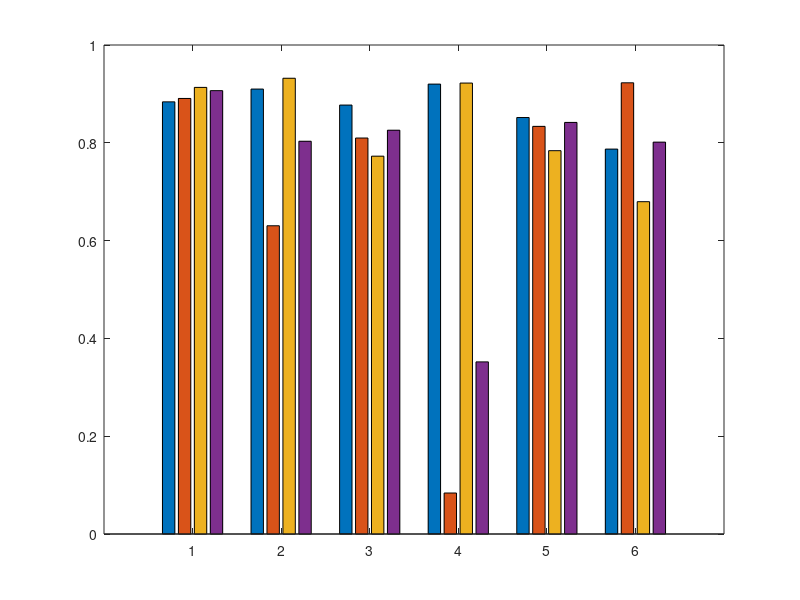

MATLAB code for this plot: (Note: this script raises an error after producing the figure.)
% RESULTS_FIGURE_4
%   Plot figure 4 of the paper ID 3970

clearvars; close all; clc;

cc = [0 0.4470 0.7410
      0.8500 0.3250 0.0980
      0.9290 0.6940 0.1250
      0.4940 0.1840 0.5560
      0.4660 0.6740 0.1880];
blue_mate = [0 0.4470 0.7410];
orange = [0.8500 0.3250 0.0980];
yellow = [0.9290 0.6940 0.1250];
purple = [0.4940 0.1840 0.5560];
green = [0.4660 0.6740 0.1880];
skyblue = [0.3010 0.7450 0.9330];
wine = [0.6350 0.0780 0.1840];
cc(1,:) = blue_mate;
cc(2,:) = wine;
cc(3,:) = orange;
cc(4,:) = yellow;

cc(1,:) = [0,30/255,0]; %[0,0,0];
cc(2,:) = [0 0.35 0];%120/255];
cc(3,:) = [0 0.50 0.1];
cc(4,:) = green;
  
NOIS = [];
EXC = [];
RED = [];
DHE = [];  
EHD = [];
ERR = [];
for t = 1:1
    if t == 1
        load synth_results_rf.mat;
    elseif t == 2
        load real_results_rf.mat;
    end
    [K,M,N] = size(HD);
    mHD = zeros(size(HD));
    E4 = zeros(size(HD));
    for i = 1:N
       for j = 1:M
           for k = 1:K
               mHD(k,j,i) = mean2(HD{k,j,i});
               E4(k,j,i) = nthroot(ACC(k,j,i).*RR(k,j,i).*(1-mean2(HD{k,j,i})),3);
           end
       end
    end
    for i = 1:N
        EXC = cat(1,EXC,ACC(:,2:end,i));    % Accuracy with instance selection
        RED = cat(1,RED,RR(:,:,i));         % Reduction rate
        DHE = cat(1,DHE,mHD(:,:,i));        % Mean Hellinger distance
        ERR = cat(1,ERR,E4(:,:,i));         % Efficiency
        NOIS = cat(1,NOIS,ACC(:,1,i));      % Accuracy without instance selection
    end
end

M1 = [mean(EXC,1);mean(RED,1);1-mean(DHE,1);mean(ERR,1)]';
S1 = [std(EXC,1);std(RED,1);std(DHE,1);std(ERR,1)]';

txt1 = {'LTIS-SA', 'DE-$F_{50}$', 'CNN', 'ENN', 'ICF', 'DROP3'};
txt2 = {'ACC' 'RR' 'HD' 'E'};

%fig = figure('color',[1 1 1],'Position',[1641 101 850 280]);
fig = figure('color',[1 1 1],'Position',[41 101 850 280]);
hBar = bar(1:6,M1);
ctr = zeros(size(M1'));
ydt = zeros(size(M1'));
for i = 1:size(M1,2)
    x = bsxfun(@plus, hBar(i).XData, [hBar(i).XOffset]');
    y = hBar(i).YData;
    ctr(i,:) = x;
    ydt(i,:) = y;
end
hold on
hErr = errorbar(ctr', ydt', S1, S1, '.k');
for i = 1:size(M1,2)
   set(hBar(i),'FaceColor',cc(i,:)); 
end
set(gca,'XTickLabel',txt1,'YTick',0:0.2:1,'FontSize',12,'YGrid','on');
%xlabel('IS method','FontSize',12);
ylabel('Medida de desempe\~{n}o','FontSize',14,'interpreter','latex');
ylim([0 1.3]);

fig.Children.XAxis.TickLabelInterpreter = 'latex';
fig.Children.YAxis.TickLabelInterpreter = 'latex';
fig.Children.YLabel.Interpreter = 'latex';
fig.Children.YLabel.Interpreter = 'latex';
fig.Children.Position = [0.065 0.10 0.875 0.82];% [0.05 0.11 0.9 0.815]; % 0.7750    0.8150
fig.Children.TickLength = [0 0];

yl = yline(mean(NOIS,1));
yl.LineStyle = '-.';
yl.Color = cc(3,:);
yl.LineWidth = 1;
hL = legend(hBar,txt2,'interpreter','latex'); 
hL.FontSize = 10;
hL.Location = 'northoutside';
hL.NumColumns = 5;
hL.Position = [0.2167    0.9239    0.5875    0.0700];
hL.Box = 'off';
ctr = ctr';
for i = 1:size(ctr,2)
   for j = 1:size(ctr,1) 
       text(ctr(j,i)+0.05,1.12,sprintf('$%0.3f$',M1(j,i)),'HorizontalAlignment','center','Rotation',60,'Interpreter','latex','FontSize',14);
   end
end
text(6.55,mean(NOIS,1),sprintf('$%0.3f$',mean(NOIS,1)),'Interpreter','latex','FontSize',14);

% hBar(1).FaceAlpha = 1;
% hBar(2).FaceAlpha = 0.8;
% hBar(3).FaceAlpha = 0.6;
% hBar(4).FaceAlpha = 0.4;
hBar(1).FaceAlpha = 1;
hBar(2).FaceAlpha = 1;
hBar(3).FaceAlpha = 0.6;
hBar(4).FaceAlpha = 0.2;

% set(fig,'Units','Inches'); 
% set(fig,'PaperPositionMode','Auto','PaperUnits','Inches','PaperSize',[fig.Position(3) fig.Position(4)]);
% namepdf = 'bar_performance_ltis_sa_vs_de_f50_synt';
% print('-painters',namepdf,'-dpdf','-r0'); 
% print('-painters',namepdf,'-dsvg','-r0');
